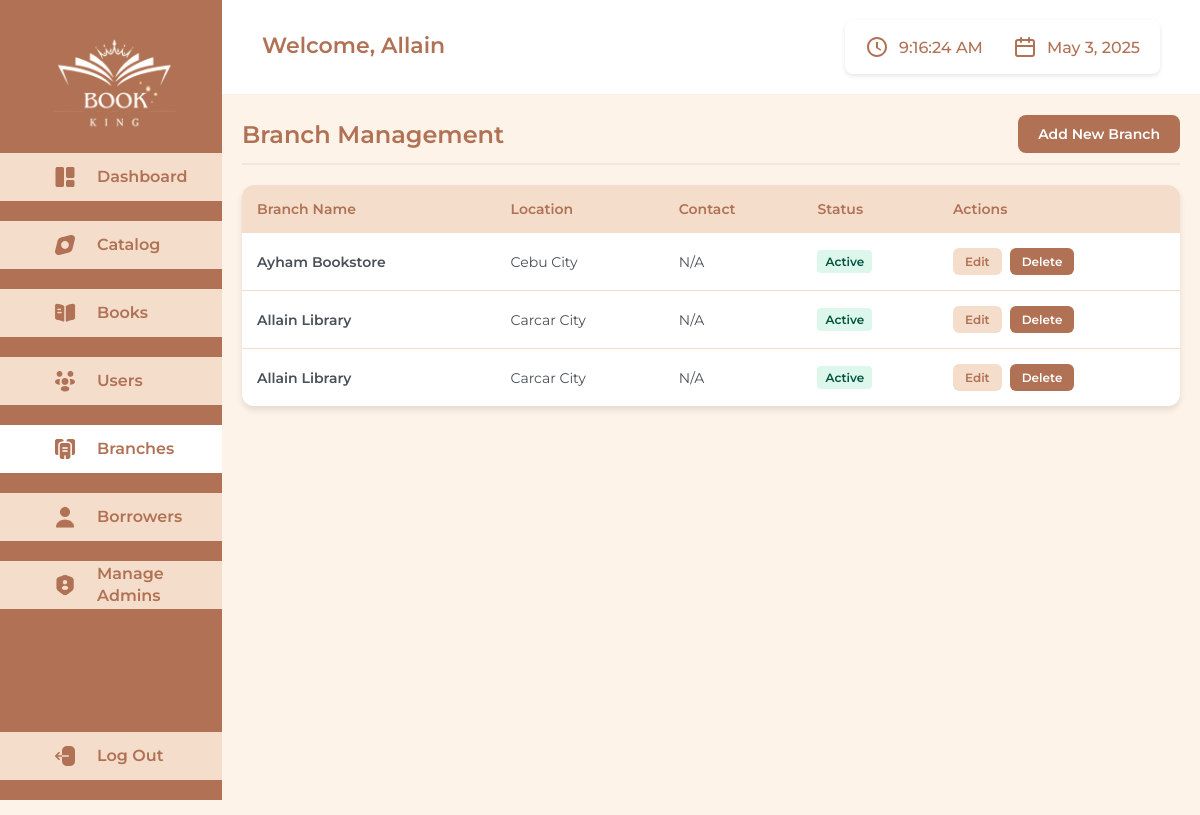
Page /admin/branch-management.php (signed in) on the committed database.
### tables this page shows
CREATE TABLE `branches` (
  `branch_id` int(11) NOT NULL,
  `branch_name` varchar(100) NOT NULL,
  `branch_location` varchar(255) NOT NULL,
  `contact_number` VARCHAR(11) NULL,
  `is_active` TINYINT(1) DEFAULT 1,
  `created_at` TIMESTAMP DEFAULT CURRENT_TIMESTAMP
);

### admin/branch-management.php (the view, shortened to what this page needs)
<?php
$adminFirstName = $_SESSION['admin_first_name'] ?? 'Admin';
$adminLastName = $_SESSION['admin_last_name'] ?? '';
$pdo = require '../database/db_connection.php';
$searchQuery = isset($_GET['search']) ? trim($_GET['search']) : '';
try {
    $columnCheck = $pdo->query("SHOW COLUMNS FROM branches");
    $columns = $columnCheck->fetchAll(PDO::FETCH_COLUMN);
    $hasContactNumber = in_array('contact_number', $columns);
    $hasIsActive = in_array('is_active', $columns);
    $baseQuery = 'SELECT branch_id, branch_name, branch_location';
    if ($hasContactNumber) {
        $baseQuery .= ', contact_number';
    } else {
        $baseQuery .= ", '' as contact_number";
    }
    if ($hasIsActive) {
        $baseQuery .= ', is_active';
    } else {
        $baseQuery .= ', 1 as is_active';
    }
    $baseQuery .= ' FROM branches';
    if (!empty($searchQuery)) {
        $stmt = $pdo->prepare($baseQuery . ' WHERE branch_name LIKE ? OR branch_location LIKE ? ORDER BY branch_id');
        $searchParam = "%$searchQuery%";
        $stmt->execute([$searchParam, $searchParam]);
    } else {
        $stmt = $pdo->query($baseQuery . ' ORDER BY branch_id');
    }
    $branches = $stmt->fetchAll(PDO::FETCH_ASSOC);
} catch (PDOException $e) {
    error_log("Error fetching branches: " . $e->getMessage());
    $branches = [];
}
?>
<!DOCTYPE html>
<html lang="en">
<head>
    <link rel="stylesheet" href="../assets/css/admin-dashboard.css">
    <link rel="stylesheet" href="../assets/css/branch-management.css">
    <link rel="stylesheet" href="../assets/css/branch-management-2.css">
</head>
<body>
    <div class="sidebar">
        <div class="logo">
            <img src="../images/logo.png" alt="Book King Logo">
        </div>
        <div class="nav-group">
            <a href="../admin/admin-dashboard.php" class="nav-item">
                <div class="icon">
                    <img src="../images/element-2 2.svg" alt="Dashboard" width="24" height="24">
                </div>
                <div class="text">Dashboard</div>
            </a>
            <a href="../admin/catalog.php" class="nav-item">
                <div class="icon">
                    <img src="../images/Vector.svg" alt="Catalog" width="20" height="20">
                </div>
                <div class="text">Catalog</div>
            </a>
            <a href="../admin/book-management.php" class="nav-item">
                <div class="icon">
                    <img src="../images/book.png" alt="Books" width="24" height="24">
                </div>
                <div class="text">Books</div>
            </a>
            <a href="../admin/user-management.php" class="nav-item">
                <div class="icon">
                    <img src="../images/people 3.png" alt="Users" width="24" height="24">
                </div>
                <div class="text">Users</div>
            </a>
            <a href="branch-management.php" class="nav-item active">
                <div class="icon">
                    <img src="../images/buildings-2 1.png" alt="Branches" width="24" height="24">
                </div>
                <div class="text">Branches</div>
            </a>
            <a href="../admin/borrowers-management.php" class="nav-item">
                <div class="icon">
                    <img src="../images/user.png" alt="Borrowers" width="24" height="24">
                </div>
                <div class="text">Borrowers</div>
            </a>
            <a href="../admin/admin-manage.php" class="nav-item">
                <div class="icon">
                    <img src="../images/security-user 1.png" alt="Manage Admins" width="24" height="24">
                </div>
                <div class="text">Manage Admins</div>
            </a>
        </div>
        <a href="../admin/admin-logout.php" class="nav-item logout">
            <div class="icon">
                <img src="../images/logout 3.png" alt="Log Out" width="24" height="24">
            </div>
            <div class="text">Log Out</div>
        </a>
    </div>
    <div class="content">
        <div class="header">
            <div class="admin-profile">
                <div class="admin-info">
                    <span class="admin-name-1">Welcome, <?= htmlspecialchars($adminFirstName . ' ' . $adminLastName) ?></span>
                </div>
            </div>
            <div class="datetime-display">
                <div class="time-section">
                    <span class="time-display">--:--:-- --</span>
                </div>
                <div class="date-section">
                    <span class="date-display">--- --, ----</span>
                </div>
            </div>
        </div>
        <div class="branch-management-container">
            <div class="header-section">
                <h1 class="page-title">Branch Management</h1>
                <div class="controls-container">
                    <button class="add-branch-btn" onclick="openModal()">Add New Branch</button>
                </div>
            </div>
            <div class="branches-table">
                <table>
                    <thead>
                        <tr>
                            <th>Branch Name</th>
                            <th>Location</th>
                            <th>Contact</th>
                            <th>Status</th>
                            <th>Actions</th>
                        </tr>
                    </thead>
                    <tbody>
                        <?php if (empty($branches)): ?>
                            <tr>
                                <td colspan="5" style="text-align: center; padding: 20px;">No branches found. Add your first branch!</td>
                            </tr>
                        <?php else: ?>
                            <?php foreach ($branches as $branch): ?>
                                <tr>
                                    <td class="branch-name">
                                        <?= htmlspecialchars($branch['branch_name']) ?>
                                    </td>
                                    <td><?= htmlspecialchars($branch['branch_location']) ?></td>
                                    <td><?= htmlspecialchars($branch['contact_number'] ?? 'N/A') ?></td>
                                    <td>
                                        <span class="status-badge <?= $branch['is_active'] ? 'status-active' : 'status-inactive' ?>">
                                            <?= $branch['is_active'] ? 'Active' : 'Inactive' ?>
                                        </span>
                                    </td>
                                    <td>
                                        <div class="action-buttons">
                                            <button class="action-btn edit-btn" onclick="editBranch(<?= htmlspecialchars(json_encode($branch)) ?>)">Edit</button>
                                            <button class="action-btn delete-btn" onclick="deleteBranch(<?= $branch['branch_id'] ?>)">Delete</button>
                                        </div>
                                    </td>
                                </tr>
                            <?php endforeach; ?>
                        <?php endif; ?>
                    </tbody>
                </table>
            </div>
        </div>
    </div>
</body>
</html>

### assets/css/admin-dashboard.css (style rules this page uses)
* { margin: 0; padding: 0; box-sizing: border-box; }
body { font-family: 'Montserrat', sans-serif; background-color: #FEF3E8; }
.sidebar { width: 222px; height: 100vh; background: #B07154; position: fixed; left: 0; top: 0; z-index: 100; display: flex; flex-direction: column; }
.logo { padding: 20px; display: flex; justify-content: center; align-items: center; }
.logo img { width: 150px; height: auto; object-fit: contain; }
.nav-group { display: flex; flex-direction: column; gap: 20px; }
.nav-item { display: flex; align-items: center; padding: 12px; text-decoration: none; color: #B07154; font-family: 'Montserrat', sans-serif; font-size: 16px; font-weight: 600; line-height: 22.4px; background: #F4DECB; height: 48px; position: relative; overflow: hidden; transition: all 0.3s ease; }
.nav-item.active { background: white; }
.nav-item .icon { width: 24px; height: 24px; margin-left: 41px; margin-right: 20px; display: flex; align-items: center; justify-content: center; }
.nav-item .text { color: #B07154; font-family: 'Montserrat', sans-serif; font-size: 16px; font-weight: 600; line-height: 22.4px; }
.nav-item:last-child { margin-top: auto; margin-bottom: 20px; }
.content { margin-left: 222px; background: #FEF3E8; min-height: 100vh; }
.header { background: white; padding: 15px 20px; display: flex; justify-content: space-between; align-items: center; border-bottom: 1px solid rgba(176, 113, 84, 0.1); }
.admin-profile { display: flex; align-items: center; gap: 10px; position: relative; z-index: 1; }
.admin-info { display: flex; flex-direction: column; justify-content: center; position: relative; }
.datetime-display { display: flex; align-items: center; gap: 20px; padding: 15px 20px; background: #ffffff; border-radius: 8px; box-shadow: 0 2px 4px rgba(0, 0, 0, 0.1); }
.time-display { font-size: 24px; font-weight: 600; color: #2c3e50; }
.date-display { font-size: 16px; color: #7f8c8d; }
.branch-name { color: #B07154; font-family: Montserrat; font-size: 16px; font-weight: 500; margin-bottom: 4px; }
.sidebar, .content, .mobile-menu-btn span { transition: all 0.3s ease; }
.branch-management-container { padding: 20px; background: #FEF3E8; }
.page-title { color: #B07154; font-size: 24px; font-weight: 600; }
.controls-container { display: flex; gap: 15px; flex-wrap: wrap; }
.add-branch-btn { padding: 10px 20px; background: #B07154; color: white; border: none; border-radius: 8px; cursor: pointer; font-family: 'Montserrat', sans-serif; font-weight: 600; transition: background-color 0.3s; }
.branches-table { width: 100%; background: white; border-radius: 12px; overflow: hidden; box-shadow: 0 4px 6px rgba(0, 0, 0, 0.1); }
.branches-table table { width: 100%; border-collapse: collapse; }
.branches-table th { background: #F4DECB; color: #B07154; font-weight: 600; text-align: left; padding: 15px; font-size: 14px; }
.branches-table td { padding: 15px; border-bottom: 1px solid #F4DECB; color: #495057; font-size: 14px; }
.branches-table tr:last-child td { border-bottom: none; }
.branch-name { font-weight: 600; color: #B07154; }
.status-badge { display: inline-block; padding: 4px 8px; border-radius: 4px; font-size: 12px; font-weight: 600; }
.status-active { background: #DEF7EC; color: #03543F; }
.action-buttons { display: flex; gap: 8px; }
.action-btn { padding: 6px 12px; border: none; border-radius: 6px; font-family: 'Montserrat', sans-serif; font-weight: 600; font-size: 12px; cursor: pointer; transition: background-color 0.3s; }
.edit-btn { background: #F4DECB; color: #B07154; }
.delete-btn { background: #FFE5E5; color: #FF4D4D; }

### rows in the picture
branches: branch_name "Ayham Bookstore", branch_location "Cebu City", contact_number "N/A", is_active "Active"
branches: branch_name "Allain Library", branch_location "Carcar City", contact_number "N/A", is_active "Active"

### other values in the picture
$adminFirstName . ' ' . $adminLastName "Allain"
